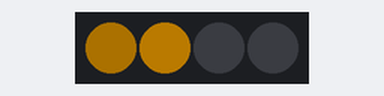
A sketch run on a simulated Arduino Uno, built with avr-gcc and run on an emulated ATmega328P. On the bench: 4 RGB LEDs in strip order, left to right. Dim RGB values are drawn brighter than linear; random numbers use the default seed unless the sketch sets one.

Above: at 0.14 s.
At 39.7 s:
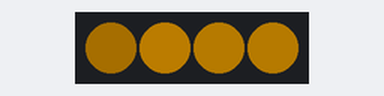
Timing chart, 0 to 40.0 s (numbered marks = the images above):
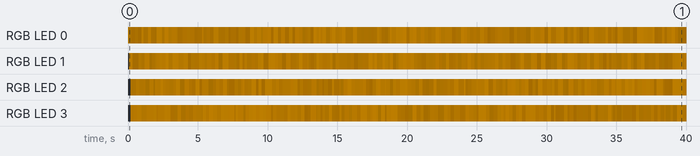

The sketch:

FireLightNeo.ino
```cpp
#include <Adafruit_NeoPixel.h>

#define NUM_PIXELS 4
#define DELAY_START 50
#define DELAY_STOP 400
#define BRIGHT_START 40
#define BRIGHT_STOP 80
#define CANDLE_COLOR 0.67
#define GPIOPIN 0

Adafruit_NeoPixel pixels(NUM_PIXELS, GPIOPIN, NEO_GRB | NEO_KHZ800);

void setup()
{
  pixels.begin();
  for (int i = 0; i < NUM_PIXELS; i++)
  {
    pixels.setPixelColor(i, 0);
    pixels.show();
  }
}

void loop()
{
  int iRed;
  int iGreen;
  for (int iNeoNum = 0; iNeoNum < NUM_PIXELS; iNeoNum++)
  {
    iRed = random(BRIGHT_START, BRIGHT_STOP);
    iGreen = iRed * CANDLE_COLOR;
    pixels.setPixelColor(iNeoNum, pixels.Color(iRed, iGreen, 0));
    delay(random(DELAY_START / NUM_PIXELS, DELAY_STOP / NUM_PIXELS));
    pixels.show();
  }
}
```

Measured:
- by itself, RGB LED 0: off → RGB(47, 31, 0) at 0.01 s, → RGB(43, 28, 0) 0.24 s later, → RGB(47, 31, 0) 0.25 s later, → RGB(40, 26, 0) 0.23 s later, … (168 changes in this stretch)
- by itself, RGB LED 1: off → RGB(73, 48, 0) at 0.08 s, → RGB(40, 26, 0) 0.25 s later, → RGB(59, 39, 0) 0.45 s later, → RGB(50, 33, 0) 0.21 s later, … (168 changes in this stretch)
